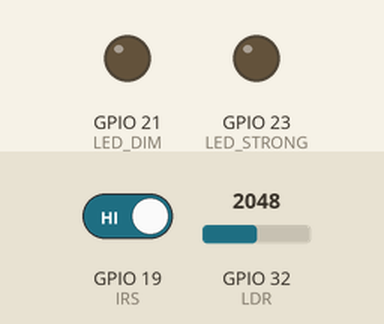
Bench run of a sketch on a simulated ESP32. On the bench: output pins drawn as LEDs (lit = HIGH). The inputs (shaded band) are chosen by the test bench; at power-on: GPIO 32 (LDR) = 2048, GPIO 19 (IRS) HIGH. WiFi joins after 1.5 s; servers stay silent unless stated.

Above: at 2.7 s.
2.8 s: GPIO 32 (LDR) set to 443
4.3 s: GPIO 32 (LDR) set to 362
At 5.0 s:
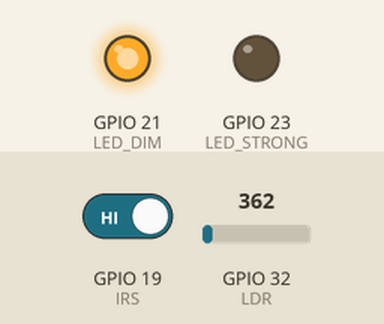
6.0 s: GPIO 19 (IRS) driven LOW
At 7.2 s:
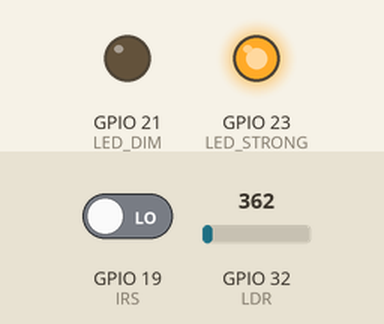
7.5 s: GPIO 19 (IRS) driven HIGH
At 8.6 s:
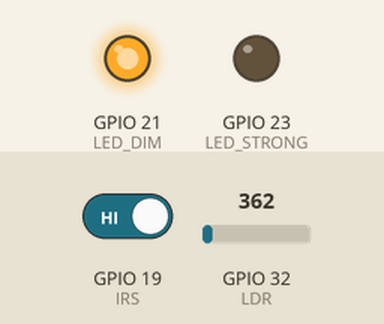
9.0 s: GPIO 32 (LDR) set to 440
At 9.9 s:
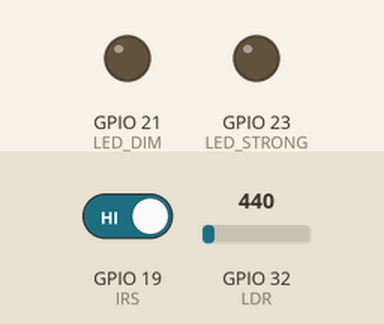
Timing chart, 0 to 11.5 s (numbered marks = the images above; inputs shaded):
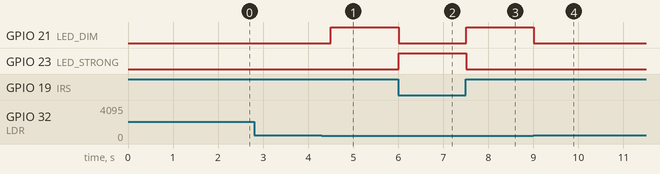

Measured:
- the behaviour switches between 400 and 399 on GPIO 32 (LDR) (found by bisection; images 0 and 1)
- after the input at 2.8 s, every drawn part: stays the same
- after the input at 4.3 s, GPIO 21 (LED_DIM): LOW → HIGH after 0.21 s
- after the input at 6.0 s, GPIO 21 (LED_DIM): HIGH → LOW at once; GPIO 23 (LED_STRONG): LOW → HIGH at once
- after the input at 7.5 s, GPIO 21 (LED_DIM): LOW → HIGH at once; GPIO 23 (LED_STRONG): HIGH → LOW at once
- after the input at 9.0 s, GPIO 21 (LED_DIM): HIGH → LOW at once

The sketch:

SIGMA_nov18a.ino
```cpp
#include "thingProperties.h"

#define LDR 32
#define LED_STRONG 23
#define LED_DIM 21
#define IRS 19

void setup() {
  Serial.begin(9600);
  delay(1500);

  pinMode(LED_STRONG, OUTPUT);
  pinMode(LED_DIM, OUTPUT);
  pinMode(LDR, INPUT);
  pinMode(IRS, INPUT);

  initProperties();
  ArduinoCloud.begin(ArduinoIoTPreferredConnection);
}

void loop() {

  int NODE_AMOUNT = 2;

  light = analogRead(LDR);
  presence = !digitalRead(IRS);

  if (light < 400 && presence == LOW) {
    consumption = 10 * NODE_AMOUNT;
    strong_on = false;
    dim_on = true;

    digitalWrite(LED_STRONG, LOW);
    digitalWrite(LED_DIM, HIGH);
  }

  else if (light < 400 && presence == HIGH) {
    consumption = 20 * NODE_AMOUNT;
    strong_on = true;
    dim_on = false;

    digitalWrite(LED_DIM, LOW);
    digitalWrite(LED_STRONG, HIGH);
  }

  else {
    consumption = 0;
    strong_on = false;
    dim_on = false;

    digitalWrite(LED_STRONG, LOW);
    digitalWrite(LED_DIM, LOW);
  }

  ArduinoCloud.update();
  delay(500);
}
```

arduino_secrets.h
```cpp
#define SECRET_SSID "NOME-WIFI"
#define SECRET_OPTIONAL_PASS "SENHA-WIFI"
#define SECRET_DEVICE_KEY "YOUR_DEVICE_KEY"
```

thingProperties.h
```cpp
// Code generated by Arduino IoT Cloud, DO NOT EDIT.

#include <ArduinoIoTCloud.h>
#include <Arduino_ConnectionHandler.h>
#include "arduino_secrets.h"

const char DEVICE_LOGIN_NAME[]  = "3aa00351-553f-4c94-be55-322dbfcd2e58";

const char SSID[]               = SECRET_SSID;    // Network SSID (name)
const char PASS[]               = SECRET_OPTIONAL_PASS;    // Network password (use for WPA, or use as key for WEP)
const char DEVICE_KEY[]  = SECRET_DEVICE_KEY;    // Secret device password


int consumption;
int light;
bool dim_on;
bool presence;
bool strong_on;

void initProperties(){

  ArduinoCloud.setBoardId(DEVICE_LOGIN_NAME);
  ArduinoCloud.setSecretDeviceKey(DEVICE_KEY);
  ArduinoCloud.addProperty(consumption, READ, 1 * SECONDS, NULL);
  ArduinoCloud.addProperty(light, READ, 1 * SECONDS, NULL);
  ArduinoCloud.addProperty(dim_on, READ, ON_CHANGE, NULL);
  ArduinoCloud.addProperty(presence, READ, 2 * SECONDS, NULL);
  ArduinoCloud.addProperty(strong_on, READ, ON_CHANGE, NULL);

}

WiFiConnectionHandler ArduinoIoTPreferredConnection(SSID, PASS);
```
